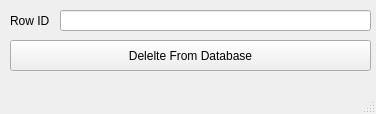
<?xml version="1.0" encoding="UTF-8"?>
<ui version="4.0">
 <class>delete_fs_info</class>
 <widget class="QMainWindow" name="delete_fs_info">
  <property name="geometry">
   <rect>
    <x>0</x>
    <y>0</y>
    <width>376</width>
    <height>114</height>
   </rect>
  </property>
  <property name="windowTitle">
   <string>DELETE from Food and Storage</string>
  </property>
  <widget class="QWidget" name="centralwidget">
   <widget class="QPushButton" name="delete_from_animal_db_button">
    <property name="geometry">
     <rect>
      <x>10</x>
      <y>40</y>
      <width>361</width>
      <height>31</height>
     </rect>
    </property>
    <property name="text">
     <string>Delelte From Database</string>
    </property>
   </widget>
   <widget class="QLineEdit" name="row_id_entry_for_delete">
    <property name="geometry">
     <rect>
      <x>60</x>
      <y>10</y>
      <width>311</width>
      <height>21</height>
     </rect>
    </property>
   </widget>
   <widget class="QLabel" name="row_id_label">
    <property name="geometry">
     <rect>
      <x>10</x>
      <y>10</y>
      <width>61</width>
      <height>21</height>
     </rect>
    </property>
    <property name="text">
     <string>Row ID</string>
    </property>
   </widget>
  </widget>
  <widget class="QMenuBar" name="menubar">
   <property name="geometry">
    <rect>
     <x>0</x>
     <y>0</y>
     <width>376</width>
     <height>21</height>
    </rect>
   </property>
  </widget>
  <widget class="QStatusBar" name="statusbar"/>
 </widget>
 <resources/>
 <connections/>
</ui>
